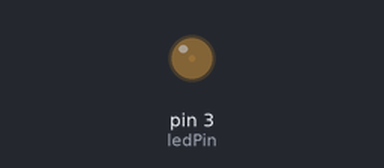
A sketch run on a simulated Arduino Uno, built with avr-gcc and run on an emulated ATmega328P. Parts: output pins drawn as LEDs (lit = HIGH).

Above: at 0.05 s.
At 0.95 s:
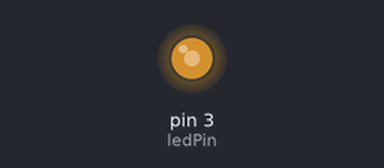
At 1.4 s:
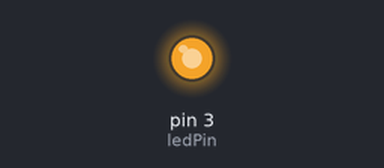
At 2.75 s:
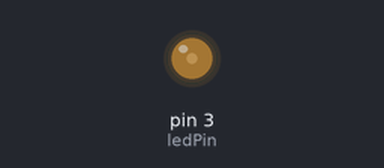
Timing chart, 0 to 7.2 s (numbered marks = the images above):
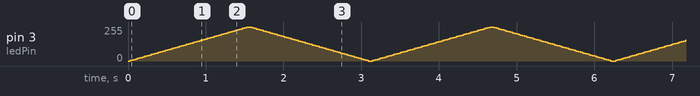

The sketch:

Led2-Fade-PWM.ino
```cpp
const int ledPin = 3;        // LED pin

void setup() {
  pinMode(ledPin, OUTPUT); // Pin 9'u çıkış olarak ayarla
}

void loop() {
  // LED'in parlaklığını artır (fade in)
  for (int brightness = 0; brightness <= 255; brightness += 5) {
    analogWrite(ledPin, brightness); // PWM ile parlaklığı ayarla
    delay(30); // 30 milisaniye bekle
  }

  // LED'in parlaklığını azalt (fade out)
  for (int brightness = 255; brightness >= 0; brightness -= 5) {
    analogWrite(ledPin, brightness);
    delay(30);
  }
}
```
